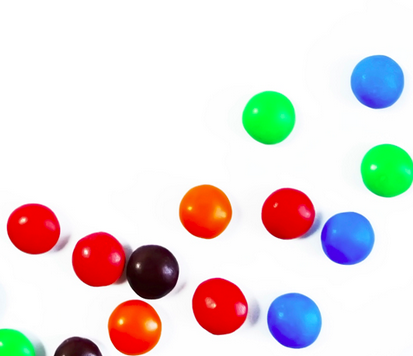
#> input picture images/smarties.png, 413 x 356 px, given in place of the camera
$ python hsv_masking.py
#> lines starting #> are read from the running program, lines starting #| are printed output that depends on the picture; after the words box and inside, x2 and y2 are one past the last pixel; in counts of white or black regions, pixels touching at a corner belong together
import cv2
import numpy

window_width = 480
window_height = 320

cv2.namedWindow("Webcam")
cv2.namedWindow("Composite")
cv2.namedWindow("Trackbar")
# cv2.namedWindow("HSV")
# cv2.namedWindow("FG")
# cv2.namedWindow("BG")

cv2.createTrackbar("Low_Hue1", "Trackbar", 50, 179, lambda _: None)
cv2.createTrackbar("High_Hue1", "Trackbar", 179, 179, lambda _: None)
cv2.createTrackbar("Low_Hue2", "Trackbar", 50, 179, lambda _: None)
cv2.createTrackbar("High_Hue2", "Trackbar", 179, 179, lambda _: None)
cv2.createTrackbar("Low_Sat", "Trackbar", 50, 255, lambda _: None)
cv2.createTrackbar("High_Sat", "Trackbar", 255, 255, lambda _: None)
cv2.createTrackbar( "Low_Val", "Trackbar", 50, 255, lambda _: None)
cv2.createTrackbar( "High_Val", "Trackbar", 255, 255, lambda _: None)

cv2.moveWindow("Webcam", 0, 0)
cv2.moveWindow("Composite", window_width, 0)
cv2.moveWindow("Trackbar", window_width * 3, 0)
# cv2.moveWindow("HSV", window_width, 0)
# cv2.moveWindow("FG", window_width * 2, 0)
# cv2.moveWindow("BG", 0, window_height * 2)

cam = cv2.VideoCapture(0)
while True:
    _, frame = cam.read()
#> frame is the input picture: shape (356, 413, 3); mean B, G, R 219.1, 220.4, 228.9

    frame = cv2.resize(frame, (window_width, window_height))
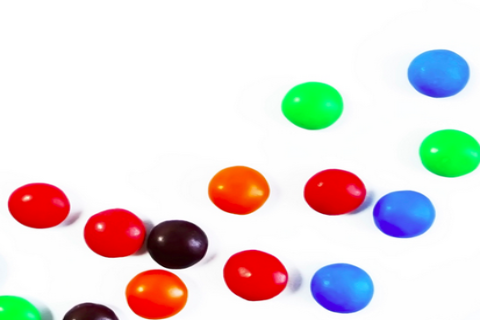
#> frame: shape (320, 480, 3); mean B, G, R 219.1, 220.3, 228.9
    frame = cv2.flip(frame, 1)
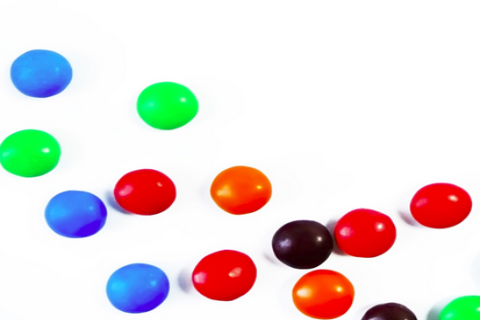
#> frame: shape (320, 480, 3); mean B, G, R 219.1, 220.3, 228.9

    hsv = cv2.cvtColor(frame, cv2.COLOR_BGR2HSV)
#> hsv: shape (320, 480, 3); mean H, S, V 27.8, 45.9, 246.9

    High_Hue1 = cv2.getTrackbarPos("High_Hue1", "Trackbar")
    Low_Hue1 = cv2.getTrackbarPos("Low_Hue1", "Trackbar")
    High_Hue2 = cv2.getTrackbarPos("High_Hue2", "Trackbar")
    Low_Hue2 = cv2.getTrackbarPos("Low_Hue2", "Trackbar")
    High_Sat = cv2.getTrackbarPos("High_Sat", "Trackbar")
    Low_Sat = cv2.getTrackbarPos("Low_Sat", "Trackbar")
    High_Val = cv2.getTrackbarPos("High_Val", "Trackbar")
    Low_Val = cv2.getTrackbarPos("Low_Val", "Trackbar")

    lower_bound1 = numpy.array([Low_Hue1, Low_Sat, Low_Val])
    upper_bound1 = numpy.array([High_Hue1, High_Sat, High_Val])

    lower_bound2 = numpy.array([Low_Hue2, Low_Sat, Low_Val])
    upper_bound2 = numpy.array([High_Hue2, High_Sat, High_Val])

    mask1 = cv2.inRange(hsv, lower_bound1, upper_bound1)
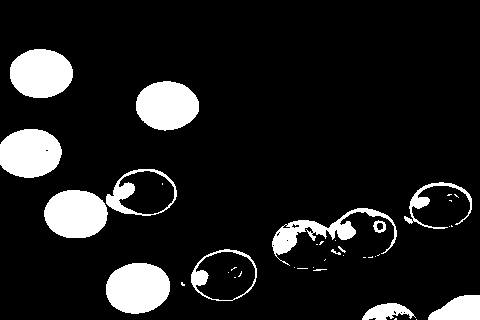
#> mask1: shape (320, 480); 11.6% white; 40 white regions (26 under 20 px), largest, box (x1, y1, x2, y2) and area: (106, 263, 170, 314) 2591, (10, 49, 73, 98) 2453, (44, 190, 108, 238) 2450
    mask2 = cv2.inRange(hsv, lower_bound2, upper_bound2)
    FG_mask = cv2.add(mask1, mask2)
    BG_mask = cv2.bitwise_not(FG_mask)

    FG = cv2.bitwise_and(frame, frame, mask=FG_mask)
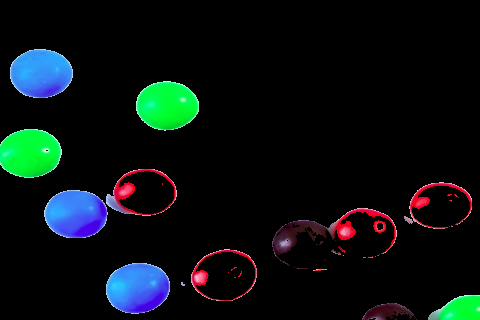
#> FG: shape (320, 480, 3); mean B, G, R 17, 16.7, 8.7
    BG = cv2.cvtColor(BG_mask, cv2.COLOR_GRAY2BGR)

    composite_frame = cv2.add(FG, BG)
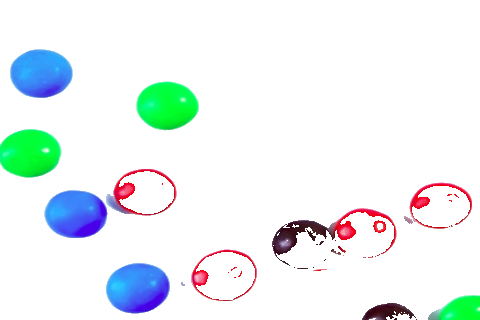
#> composite_frame: shape (320, 480, 3); mean B, G, R 242.4, 242.2, 234.2

    cv2.imshow("Webcam", frame)
    # cv2.imshow("HSV", frame)
    # cv2.imshow("FG", FG)
    # cv2.imshow("BG", BG)
    cv2.imshow("Composite", composite_frame)

    if cv2.waitKey(1) == ord('q'):
#> (key q is pressed here)
        break

# cam.release()
cv2.destroyAllWindows()
